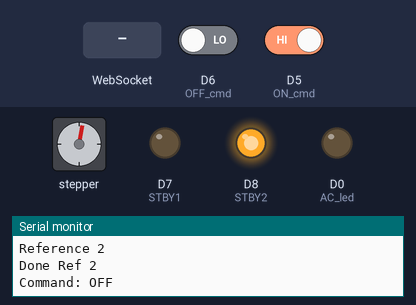
Simulated run of this sketch. Board: ESP8266 (NodeMCU). On the bench: stepper motor, output pins drawn as LEDs (lit = HIGH), the last lines printed to the serial monitor. Dashed ring = blinking. The test bench sets the inputs (shaded band); at power-on: D6 (OFF_cmd) LOW, D5 (ON_cmd) HIGH. WiFi joins after 1.5 s; servers stay silent unless stated; stepper angles assume 1400 steps per turn.

Above: at 4.0 s.
4.1 s: WebSocket text "0" received
At 5.41 s:
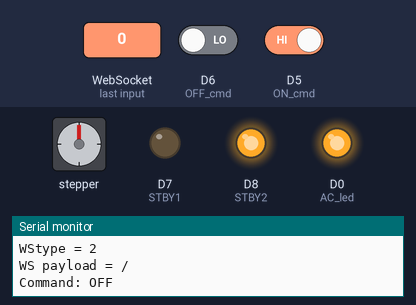
7.6 s: WebSocket text "1" received
At 8.85 s:
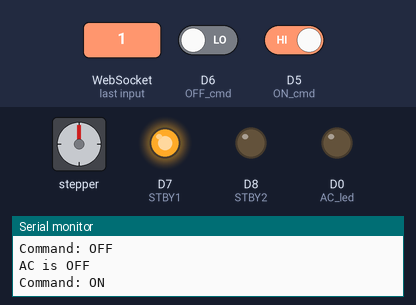
11.2 s: D6 (OFF_cmd) driven HIGH
At 12.1 s:
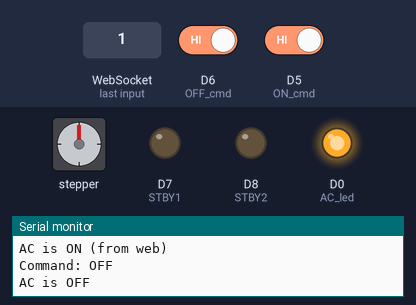
12.9 s: D5 (ON_cmd) driven LOW
At 13.76 s:
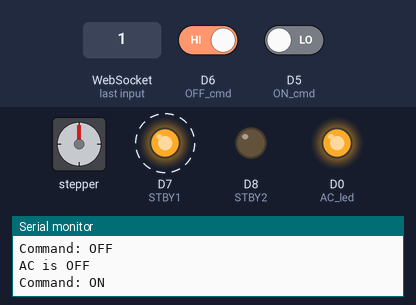
16.4 s: WebSocket text "0" received
At 16.83 s:
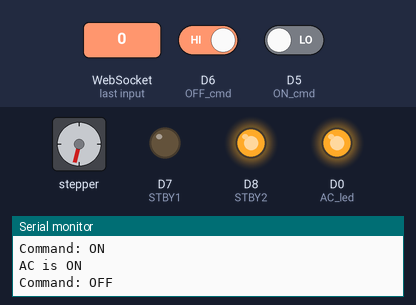
19.9 s: WebSocket text "1" received
At 22.02 s:
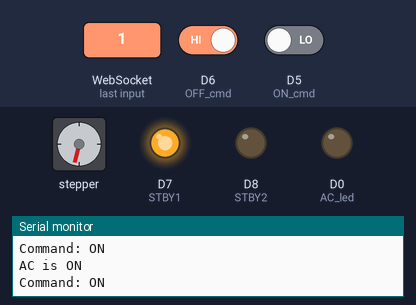
Timing chart, 0 to 26.1 s (numbered marks = the images above; inputs shaded):
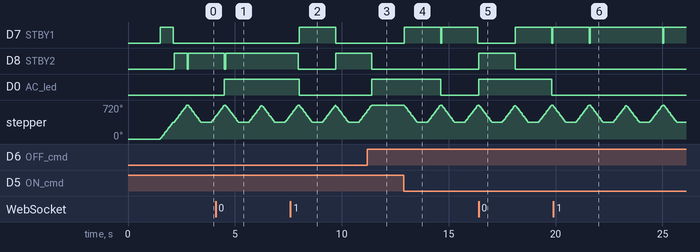

Measured:
- after the input at 4.1 s, D8 (STBY2): goes on until 4.6 s, then stays HIGH
- after the input at 7.6 s, D7 (STBY1): LOW → HIGH after 0.41 s, → LOW 1.7 s later; D0 (AC_led): HIGH → LOW after 0.41 s
- after the input at 11.2 s, D8 (STBY2): goes on until 11.4 s, then stays LOW; stepper: goes on until 11.4 s, then stays 720°
- after the input at 12.9 s, D7 (STBY1): alternates HIGH for 1.7 s and LOW for 0.05 s, starting at once; D0 (AC_led): HIGH → LOW after 1.7 s; stepper: turns 360° counter-clockwise in 0.60 s, then 360° clockwise in 0.59 s, then 360° counter-clockwise in 0.58 s, then 360° clockwise in 0.59 s
- after the input at 16.4 s, D8 (STBY2): LOW → HIGH at once, → LOW 1.7 s later; D0 (AC_led): LOW → HIGH at once, → LOW 3.4 s later
- after the input at 19.9 s, D7 (STBY1): HIGH → LOW after 5.1 s, → HIGH 0.05 s later

The sketch:

websocket_on_off.ino
```cpp
/*
The use of websocket is inspired from here:
http://www.martyncurrey.com/esp8266-and-the-arduino-ide-part-9-websockets/

 * Intended to be run on an ESP8266
 * !!! AC stands for Air Conditioner and not for Alternating Current !!!

 [ToDo]
 [_] To add OTA
 [X] To test the router settings for access from the Internet
 [_] To change the CSS attributes to have the color changed for the button
 [_] To change the CSS attributes to have the color changed for the main
 [_] To add the status of the AC (ON or OFF) in Flash memory to be kept over a reset of nodeMCU

 */

String header = "HTTP/1.1 200 OK\r\nContent-Type: text/html\r\n\r\n";

String html_1 = R"=====(
<!DOCTYPE html>
<html>
<head>
  <meta name='viewport' content='width=device-width, initial-scale=1.0'/>
  <meta charset='utf-8'>
  <style>
    body     { font-size:160%;}
    #main    { background-color:Orange; display: table; width: 300px; margin: auto;  padding: 10px 10px 10px 10px; border: 5px solid blue; border-radius: 10px; text-align:center;}
    #BTN_AC  { width:240px; height:80px; font-size: 150%;}
    p        { font-size: 90%;}
  </style>

  <title>Websockets</title>
</head>
<body>
  <div id='main'>
    <h3>Air Conditioner Control</h3>
    <div id='content'>
      <p id='AC_led'>AC is OFF</p>
      <button id='BTN_AC'class="button">ON</button>
    </div>
    <p>Recieved data = <span id='rd'>---</span> </p>
    <br />
   </div>
</body>

<script>
  var Socket;
  function init()
  {
    Socket = new WebSocket('ws://' + window.location.hostname + ':81/');
    Socket.onmessage = function(event) { processReceivedCommand(event); };
  }

function processReceivedCommand(evt)
{
    document.getElementById('rd').innerHTML = evt.data;
    if (evt.data ==='0')
    {
        document.getElementById('BTN_AC').innerHTML = 'ON';
        document.getElementById('AC_led').innerHTML = 'AC = OFF (evt)';
    }
    if (evt.data ==='1')
    {
        document.getElementById('BTN_AC').innerHTML = 'OFF';
        document.getElementById('AC_led').innerHTML = 'AC = ON (evt)';
    }
}

  document.getElementById('BTN_AC').addEventListener('click', buttonClicked);
  function buttonClicked()
  {
    var btn = document.getElementById('BTN_AC')
    var btnText = btn.textContent || btn.innerText;
    if (btnText ==='ON') { btn.innerHTML = 'OFF'; document.getElementById('AC_led').innerHTML = 'AC = ON (click)';  sendText('1'); }
    else                 { btn.innerHTML = 'ON';  document.getElementById('AC_led').innerHTML = 'AC = OFF (click)'; sendText('0'); }
  }

  function sendText(data)
  {
    Socket.send(data);
  }

  window.onload = function(e)
  {
    init();
  }
</script>
</html>)=====";        //"

#include <ESP8266WiFi.h>
#include <WebSocketsServer.h>
#include <Stepper.h>

#define STEPS       1400    //stepsPerRevolution
#define STBY1       D7      //gpio     STBY for motor1
#define STBY2       D8      //gpio     STBY for motor2
#define ON_cmd      D5      //ON    (LEFT   front)
#define OFF_cmd     D6      //OFF   (RIGHT  back)
#define AC_led      D0      //AC on-off LED


byte    on,off,ref1,ref2;       //ref 1 and ref 2 are not yet used as intended

// initialize the stepper library on pins
Stepper stepper(STEPS, D1,D2,D3,D4);
// <-

WiFiServer server(80);
WebSocketsServer webSocket = WebSocketsServer(81);

boolean ACstatus = LOW;             //AC is OFF

char ssid[] = "yourSSID";             //to be moved to settings.h
char pass[] = "yourPASSWORD";          //to be moved to settings.h

void setup()
{
  pinMode(OFF_cmd, INPUT);      //D6 switch from the pin to gnd
  pinMode(ON_cmd, INPUT);       //D5 switch from the pin to gnd
  pinMode(STBY1, OUTPUT);       //D7
  pinMode(STBY2, OUTPUT);       //D8 -> WARNING on the use of D8 (gpio15): it should be seen as HIGH at the boot time, if not then nodeMCU enter in Flashing mode
  pinMode(AC_led, OUTPUT);      //D0 (gpio16)

  delay(10);

  //set the speed:
  stepper.setSpeed(100);

  digitalWrite(AC_led, ACstatus);   //AC is OFF

  Serial.begin(115200);
  Serial.println("\nSerial started at 115200\n");

  // Connect to a WiFi network
  Serial.print(F("Connecting to local ssid"));
  WiFi.begin(ssid,pass);

  // connection with timeout
  int count = 0;
  while ( (WiFi.status() != WL_CONNECTED) && count < 17)
  {
      Serial.print(".");  delay(500);  count++;
  }

  if (WiFi.status() != WL_CONNECTED)
  {
     Serial.print("\nFailed to connect to ");  Serial.println(ssid);
     //ToDo: reboot and try again
     while(1);
  }

  Serial.println();
  Serial.print(F("CONNECTED to "));
  Serial.println(WiFi.localIP());

  // start a server
  server.begin();
  Serial.println("Server started");

  webSocket.begin();
  webSocket.onEvent(webSocketEvent);

  //set the position to Ref for both steppers
  digitalWrite(STBY1,HIGH);
  Serial.println("Reference 1");
  stepper.step(STEPS);
  ref1 = 1;                     //flag for position "REF" for stepper1
  Serial.println("Done Ref 1"); //to check how long takes this move
  digitalWrite(STBY1,LOW);
  delay(50);

  digitalWrite(STBY2,HIGH);
  Serial.println("Reference 2");
  stepper.step(STEPS);
  ref2 = 1;                     //flag for position "REF" for stepper2
  Serial.println("Done Ref 2"); //to check how long takes this move
  digitalWrite(STBY2,LOW);
  delay(50);
}   //setup()


void loop()
{
    checkSwitch();

    webSocket.loop();

    WiFiClient client = server.available(); // Check if a client has connected
    if (!client)  {  return;  }

    client.flush();
    client.print( header );
    client.print( html_1 );
    Serial.println("New page served");

    delay(5);
}

void webSocketEvent(byte num, WStype_t type, uint8_t * payload, size_t length)
{
  if(type == WStype_TEXT)
  {
      if (payload[0] == '0')
      {
          digitalWrite(AC_led, HIGH);   //LED off
          //sent the command to OFF stepper
          AC_off();
          ACstatus = LOW;               //AC is OFF
          Serial.println("AC is OFF (from web)");
      }
      else if (payload[0] == '1')
      {
          digitalWrite(AC_led, LOW);    //LED on
          //sent the command to ON stepper
          AC_on();
          ACstatus = HIGH;              //AC is ON
          Serial.println("AC is ON (from web)");
      }
  }

  else
  {
    Serial.print("WStype = ");
    Serial.println(type);
    Serial.print("WS payload = ");
    for(int i = 0; i < length; i++) { Serial.print((char) payload[i]); }
    Serial.println();

  }
}

void checkSwitch()
{
    on  = digitalRead(ON_cmd);
        //on = from something else
    off = digitalRead(OFF_cmd);
        //off = from something else

    if((on == 0) && (off == 1))     //cmd is ON
    {
        AC_on();
    }

    if((on == 1) && (off == 0))     //cmd is OFF
    {
        AC_off();
    }
    delay(50);  //to be removed, maybe
}

void AC_on()
{
    digitalWrite(STBY1,HIGH);
    Serial.println("Command: ON");
    stepper.step(-STEPS);
    ref1 = 0;                   //out of the ref1 position
    delay(500);
    stepper.step(STEPS);
    ref1 = 1;                   //position is at ref1
    digitalWrite(STBY1,LOW);
    digitalWrite(AC_led, LOW);  //AC_led = LOW -> ON
    webSocket.broadcastTXT("1");
    Serial.println("AC is ON");
}

void AC_off()
{
    digitalWrite(STBY2, HIGH);
    Serial.println("Command: OFF");
    stepper.step(-STEPS);
    ref2 = 0;
    delay(500);
    stepper.step(STEPS);
    ref2 = 1;
    digitalWrite(STBY2, LOW);
    digitalWrite(AC_led, HIGH); //AC_led = HIGH -> OFF
    webSocket.broadcastTXT("0");
    Serial.println("AC is OFF");
}
```
